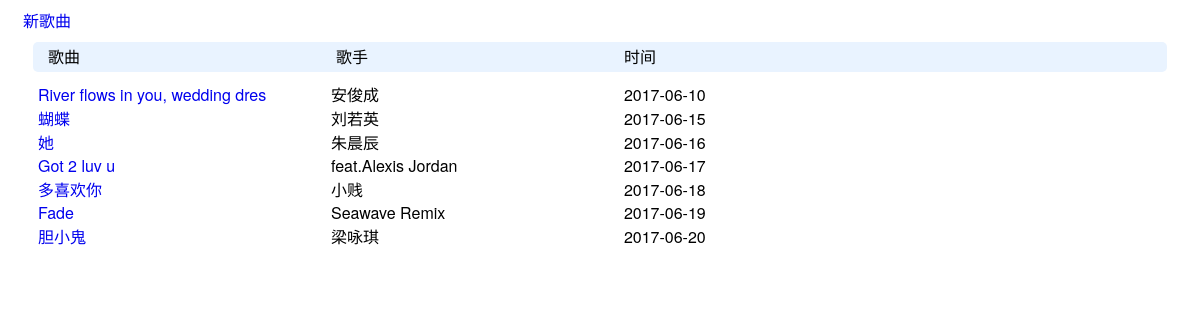
The page /list/index/ on the database as committed earlier.
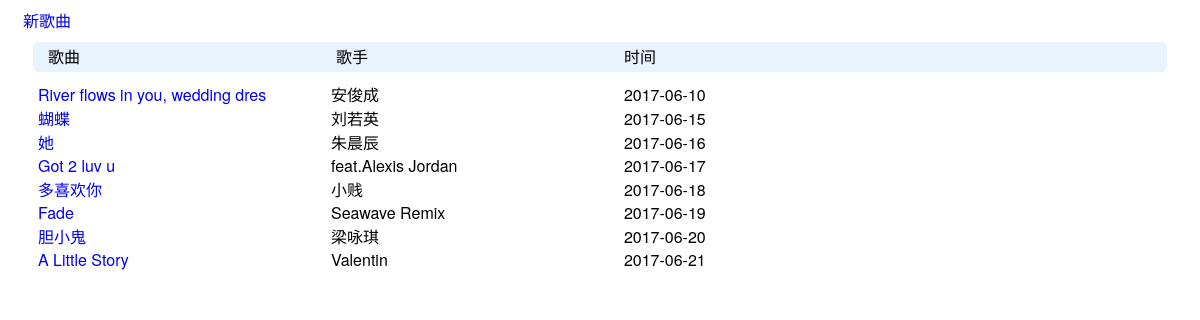
The same page on the database as committed later.
### list/models.py (models this page shows)
class Article(models.Model):
    song_name = models.CharField('歌名', max_length=32, null=False)
    singer = models.CharField('歌手', max_length=32, null=True)
    createTime = models.DateTimeField('添加时间', auto_now=True)

### list/views.py (the view)
def index(request):
    articles = models.Article.objects.all()
    return render(request, 'list/index.html', {'articles': articles})

### list/templates/list/index.html (shortened to what this page needs)
<!DOCTYPE html>
<html lang="en">
<head>
    <link href="https://cdn.bootcss.com/bootstrap/4.0.0-alpha.6/css/bootstrap-grid.css" rel="stylesheet">
</head>
<body>
    <div  class="col-md-12">
        <a href="{% url 'list:edit_page' 0 %}">新歌曲</a>  <br/>
        <div class="title">
            <span class="col-md-3 inline">歌曲</span>
            <span class="col-md-3 inline">歌手</span>
            <span class="col-md-4 inline">时间</span>
        </div>
    {% for article in articles %}
        <div>
            <a class="col-md-3 inline" href="{% url 'list:article_page' article.id %}">{{article.song_name }}</a>
            <span class="col-md-3 inline">{{article.singer }}</span>
            <span class="col-md-4 inline">{{article.createTime|date:"Y-m-d" }}</span>
        </div>
    {% endfor %}
    </div>
</body>
</html>

Rows that differ between the two databases and show on the page:
added Article: song_name "A Little Story", singer "Valentin", createTime "2017-06-21"
